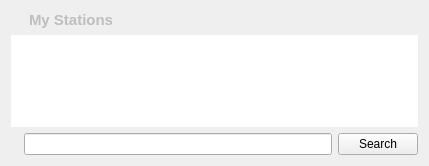
<ui version="4.0" >
 <class>MyStations</class>
 <widget class="QWidget" name="MyStations" >
  <property name="geometry" >
   <rect>
    <x>0</x>
    <y>0</y>
    <width>429</width>
    <height>166</height>
   </rect>
  </property>
  <property name="windowTitle" >
   <string>Form</string>
  </property>
  <layout class="QVBoxLayout" name="verticalLayout" >
   <item>
    <widget class="QLabel" name="label" >
     <property name="enabled" >
      <bool>false</bool>
     </property>
     <property name="font" >
      <font>
       <pointsize>11</pointsize>
       <weight>75</weight>
       <bold>true</bold>
      </font>
     </property>
     <property name="text" >
      <string>My Stations</string>
     </property>
     <property name="margin" >
      <number>0</number>
     </property>
     <property name="indent" >
      <number>18</number>
     </property>
    </widget>
   </item>
   <item>
    <widget class="QListWidget" name="list" >
     <property name="enabled" >
      <bool>true</bool>
     </property>
     <property name="font" >
      <font>
       <pointsize>10</pointsize>
       <weight>75</weight>
       <bold>true</bold>
      </font>
     </property>
     <property name="focusPolicy" >
      <enum>Qt::NoFocus</enum>
     </property>
     <property name="frameShape" >
      <enum>QFrame::NoFrame</enum>
     </property>
     <property name="frameShadow" >
      <enum>QFrame::Plain</enum>
     </property>
     <property name="horizontalScrollBarPolicy" >
      <enum>Qt::ScrollBarAlwaysOff</enum>
     </property>
     <property name="autoScroll" >
      <bool>false</bool>
     </property>
     <property name="editTriggers" >
      <set>QAbstractItemView::NoEditTriggers</set>
     </property>
     <property name="dragEnabled" >
      <bool>false</bool>
     </property>
     <property name="dragDropOverwriteMode" >
      <bool>false</bool>
     </property>
     <property name="dragDropMode" >
      <enum>QAbstractItemView::NoDragDrop</enum>
     </property>
     <property name="alternatingRowColors" >
      <bool>false</bool>
     </property>
     <property name="selectionMode" >
      <enum>QAbstractItemView::SingleSelection</enum>
     </property>
     <property name="iconSize" >
      <size>
       <width>19</width>
       <height>14</height>
      </size>
     </property>
     <property name="textElideMode" >
      <enum>Qt::ElideNone</enum>
     </property>
     <property name="verticalScrollMode" >
      <enum>QAbstractItemView::ScrollPerItem</enum>
     </property>
     <property name="horizontalScrollMode" >
      <enum>QAbstractItemView::ScrollPerItem</enum>
     </property>
     <property name="movement" >
      <enum>QListView::Static</enum>
     </property>
     <property name="flow" >
      <enum>QListView::LeftToRight</enum>
     </property>
     <property name="isWrapping" stdset="0" >
      <bool>true</bool>
     </property>
     <property name="resizeMode" >
      <enum>QListView::Adjust</enum>
     </property>
     <property name="layoutMode" >
      <enum>QListView::SinglePass</enum>
     </property>
     <property name="spacing" >
      <number>11</number>
     </property>
     <property name="viewMode" >
      <enum>QListView::ListMode</enum>
     </property>
     <property name="modelColumn" >
      <number>0</number>
     </property>
     <property name="uniformItemSizes" >
      <bool>true</bool>
     </property>
     <property name="batchSize" >
      <number>100</number>
     </property>
     <property name="wordWrap" >
      <bool>false</bool>
     </property>
     <property name="selectionRectVisible" >
      <bool>false</bool>
     </property>
     <property name="sortingEnabled" >
      <bool>false</bool>
     </property>
    </widget>
   </item>
   <item>
    <layout class="QHBoxLayout" name="horizontalLayout" >
     <item>
      <widget class="SpinnerLabel" name="spinner" >
       <property name="text" >
        <string/>
       </property>
      </widget>
     </item>
     <item>
      <widget class="QLineEdit" name="searchBox" />
     </item>
     <item>
      <widget class="QPushButton" name="searchButton" >
       <property name="text" >
        <string>Search</string>
       </property>
      </widget>
     </item>
    </layout>
   </item>
  </layout>
 </widget>
 <customwidgets>
  <customwidget>
   <class>SpinnerLabel</class>
   <extends>QLabel</extends>
   <header>SpinnerLabel.h</header>
  </customwidget>
 </customwidgets>
 <resources>
  <include location="../qrc/client.qrc" />
 </resources>
 <connections/>
</ui>
